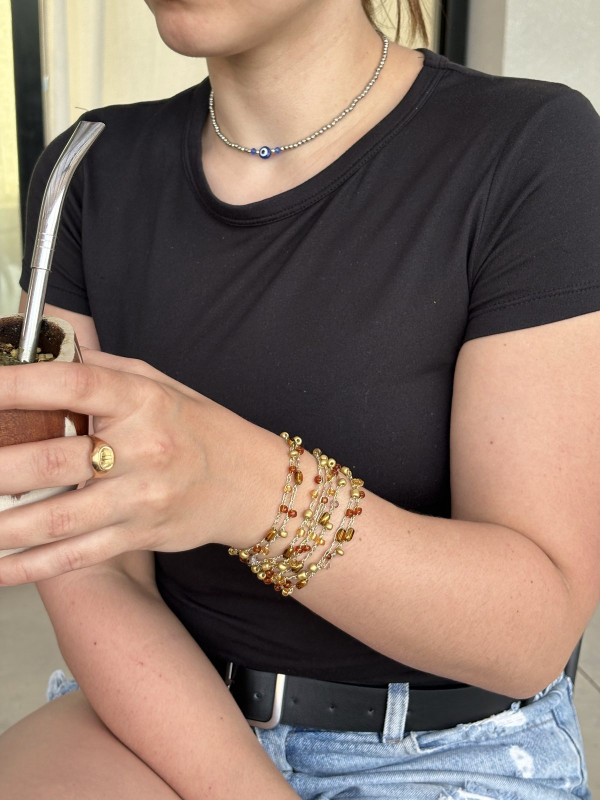
#> input picture assets/img/ambar-3.jpg, 1200 x 1600 px (shown at 1/2 size); its folder holds 2 pictures in this run
$ python convertir_fotos.py ../assets/img ../assets/img/choker-agata-verde-musgo-1-chica.jpg
#> lines starting #> are read from the running program, lines starting #| are printed output that depends on the picture
#!/usr/bin/env python3
"""Convierte las fotos originales (HEIC/JPEG/PNG) a JPG optimizados para la web.

Uso: python3 tools/convertir_fotos.py <carpeta_originales> <carpeta_salida>

Por cada foto genera <nombre>.jpg (hasta 1600px) y <nombre>-chica.jpg (hasta 700px).
El nombre sale del archivo original en minusculas y con guiones: conviene renombrar
las fotos antes (ej: "collar-esmeralda-1.HEIC").
Requiere ffmpeg >= 7.1 (para HEIC en mosaico) y Pillow.
"""
import json, re, subprocess, sys, tempfile
from pathlib import Path
from PIL import Image, ImageOps

MAX_LADO = 1600
MAX_LADO_CHICA = 700  # version liviana para la grilla del catalogo


def rotacion_heic(src: Path) -> float:
    """Lee la rotacion (displaymatrix) que guarda el iPhone en el HEIC."""
    salida = subprocess.run(["ffprobe", "-hide_banner", str(src)],
                            capture_output=True, text=True).stderr
    m = re.search(r"rotation of (-?[\d.]+) degrees", salida)
    return float(m.group(1)) if m else 0.0


def heic_a_png(src: Path, dst: Path):
    info = json.loads(subprocess.check_output(
        ["ffprobe", "-loglevel", "error", "-show_stream_groups", "-of", "json", str(src)]))
    grupos = [g for g in info.get("stream_groups", []) if g.get("type") == "Tile Grid"]
    if not grupos:
        subprocess.check_call(["ffmpeg", "-loglevel", "error", "-y", "-i", str(src),
                               "-frames:v", "1", str(dst)])
        return
    comp = grupos[0]["components"][0]
    tiles = comp["subcomponents"]
    entradas = "".join(f"[0:{t['stream_index']}]" for t in tiles)
    layout = "|".join(f"{t['tile_horizontal_offset']}_{t['tile_vertical_offset']}" for t in tiles)
    filtro = (f"{entradas}xstack=inputs={len(tiles)}:layout={layout},"
              f"crop={comp['width']}:{comp['height']}:{comp['horizontal_offset']}:{comp['vertical_offset']}[out]")
    subprocess.check_call(["ffmpeg", "-loglevel", "error", "-y", "-i", str(src),
                           "-filter_complex", filtro, "-map", "[out]",
                           "-frames:v", "1", "-update", "1", str(dst)])


def main():
    origen, salida = Path(sys.argv[1]), Path(sys.argv[2])
    salida.mkdir(parents=True, exist_ok=True)
    for f in sorted(origen.iterdir()):
        ext = f.suffix.lower()
        if ext not in {".heic", ".jpg", ".jpeg", ".png"}:
            continue
        nombre = f.stem.lower().replace(" ", "-")
        if ext == ".heic":
            with tempfile.TemporaryDirectory() as tmp:
                png = Path(tmp) / "x.png"
                heic_a_png(f, png)
                img = Image.open(png); img.load()
            rot = rotacion_heic(f)
            if rot:
                # PIL rota en sentido antihorario con angulos positivos, igual que displaymatrix
                img = img.rotate(rot, expand=True)
        else:
            img = ImageOps.exif_transpose(Image.open(f))
#> img is the input picture: PIL image 1200x1600 RGB; mean R, G, B 136.6, 116.1, 105.1
        conserva_alpha = ext == ".png" and img.mode in ("RGBA", "LA", "P")
#> conserva_alpha = False
        img.thumbnail((MAX_LADO, MAX_LADO), Image.LANCZOS)
        chica = img.copy()
        chica.thumbnail((MAX_LADO_CHICA, MAX_LADO_CHICA), Image.LANCZOS)
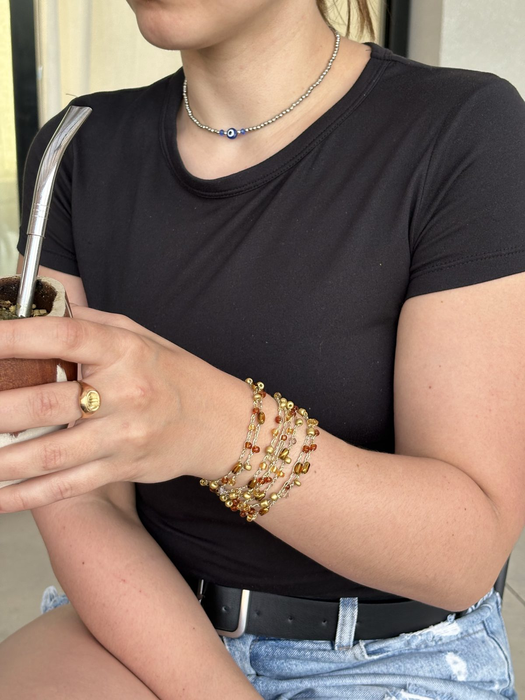
#> chica: PIL image 525x700 RGB; mean R, G, B 136.6, 116.1, 105.1
        if conserva_alpha:
            destino = salida / f"{nombre}.png"
            img.save(destino, optimize=True)
            chica.save(salida / f"{nombre}-chica.png", optimize=True)
        else:
            destino = salida / f"{nombre}.jpg"
            img.convert("RGB").save(destino, quality=82, optimize=True, progressive=True)
            chica.convert("RGB").save(salida / f"{nombre}-chica.jpg", quality=80, optimize=True, progressive=True)
        print(f"{f.name} -> {destino.name} {img.size}")
#| ambar-3.jpg -> ambar-3.jpg (1200, 1600)


if __name__ == "__main__":
    main()
